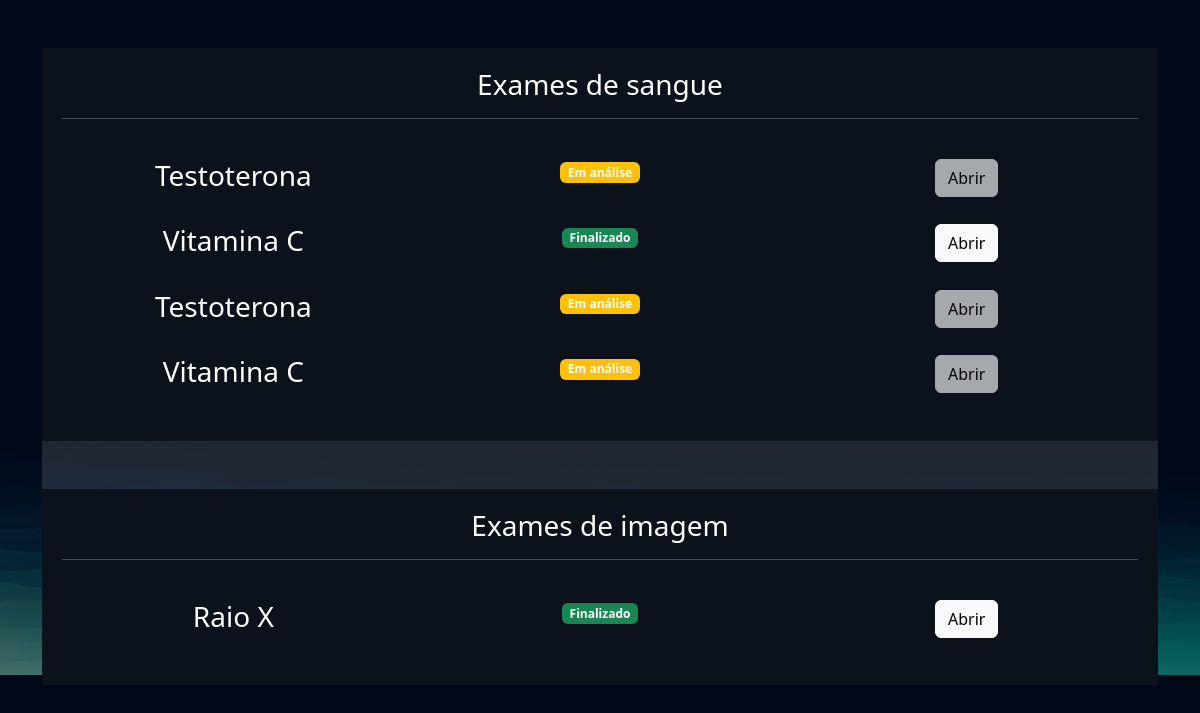
The app's page /exames/gerenciar_exames/ (signed in) with its own data.
### exames/models.py (models this page shows, shortened)
class SolicitacaoExame(models.Model):
    choice_status=(
        ('E', 'Em análise'),
        ('F', 'Finalizado')
    )
    usuario = models.ForeignKey(User, on_delete=models.DO_NOTHING)
    exame = models.ForeignKey(TiposExames, on_delete=models.DO_NOTHING)
    status = models.CharField(max_length=1, choices=choice_status)
    resultado = models.FileField(upload_to="resultados", null=True, blank=True)
    requer_senha = models.BooleanField(default=False)
    senha=models.CharField(max_length=16, null=True, blank=True)
    def badge_template(self):
        if self.status == 'E':
            classes = 'bg-warning '
            texto = "Em análise"
        elif self.status == 'F':
            classes = 'bg-success'
            texto = "Finalizado"
        return mark_safe(f'<span class="badge {classes}">{texto}</span>')

class TiposExames(models.Model):
    tipo_choices = (
        ('I', 'Exame de imagem'),
        ('S', 'Exame de sangue')
    )
    nome = models.CharField(max_length=150)
    tipo = models.CharField(max_length=1, choices=tipo_choices)
    preco = models.FloatField()
    disponivel = models.BooleanField(default=True)
    horario_inicial = models.IntegerField()
    horario_final = models.IntegerField()

### exames/views.py (the view)
# urls.py: path('gerenciar_exames/', views.gerenciar_exames, name="gerenciar_exames"),
@login_required
def gerenciar_exames(request):
    exames = SolicitacaoExame.objects.filter(usuario=request.user)
    return render(request, 'gerenciar_exames.html', {'exames':exames})

### exames/templates/gerenciar_exames.html (shortened to what this page needs)
{% extends "bases/base.html" %}
{% load static %}
{% block 'head' %}
    <link href="{% static 'exames/css/exames.css' %}" rel="stylesheet">
    <link href="{% static 'exames/css/gerenciar_pedidos.css' %}" rel="stylesheet">
    <link href="{% static 'exames/css/gerenciar_exames.css' %}" rel="stylesheet">
{% endblock 'head' %}
{% block 'conteudo' %}
    <br>
    <br>
    <div class="container">
        <div class="card card-view">
            <div class="sub-card">
                <h3>Exames de sangue</h3>
                <hr>
                <br>
                {% for exame in exames %}
                    {% if exame.exame.tipo == 'S' %}
                        <div class="row">
                            <div class="col-md"><h3>{{exame.exame.nome}}</h3></div>
                            <div class="col-md">
                                {{exame.badge_template}}
                            </div>
                            <div class="col-md">
                                {% if exame.status == 'F' %}
                                    <a href="{% url 'permissao_resultado' exame.id %}" class="btn btn-light">Abrir</a>
                                {% else %}
                                    <a href="#" class="btn btn-light disabled" >Abrir</a>
                                {% endif %}
                            </div>
                        </div>
                        <br>
                    {% endif %}
                {% endfor %}
            </div>
            <br>
            <br>
            <div class="sub-card">
                <h3>Exames de imagem</h3>
                <hr>
                <br>
                {% for exame in exames %}
                    {% if exame.exame.tipo == 'I' %}
                        <div class="row">
                            <div class="col-md"><h3>{{exame.exame.nome}}</h3></div>
                            <div class="col-md">
                                {{exame.badge_template}}
                            </div>
                            <div class="col-md">
                                {% if exame.status == 'F' %}
                                    <a href="{% url 'permissao_resultado' exame.id %}" class="btn btn-light">Abrir</a>
                                {% else %}
                                    <a href="#" class="btn btn-light disabled" >Abrir</a>
                                {% endif %}
                            </div>
                        </div>
                        <br>
                    {% endif %}
                {% endfor %}
            </div>
        </div>
    </div>
{% endblock 'conteudo' %}

### templates/static/geral/css/base.css (style rules this page uses)
:root { --main-color: #151C34; --dark-color: #0C121C ; --light-color: #6DE6EE; --contrast-color: #f4c96b; --differential-color: #066668; }
* { color: white }

### templates/static/exames/css/exames.css (style rules this page uses)
body { background-image: url('/static/geral/img/bg2.png'); background-size: cover; }
.card { background-color: rgba(217, 217, 217, .14); color: white; padding: 15px; }

### templates/static/exames/css/gerenciar_pedidos.css (style rules this page uses)
.card-view { text-align: center; padding: 0; border: none; height: 70vh; }

### templates/static/exames/css/gerenciar_exames.css (style rules this page uses)
.sub-card { background-color: var(--dark-color); padding: 20px; }

### records on screen
SolicitacaoExame: exame.nome "Testoterona", badge_template "Em análise", shows "Abrir"
SolicitacaoExame: exame.nome "Vitamina C", badge_template "Finalizado", shows "Abrir"
SolicitacaoExame: exame.nome "Testoterona", badge_template "Em análise", shows "Abrir"
SolicitacaoExame: exame.nome "Vitamina C", badge_template "Em análise", shows "Abrir"
SolicitacaoExame: exame.nome "Raio X", badge_template "Finalizado", shows "Abrir"
